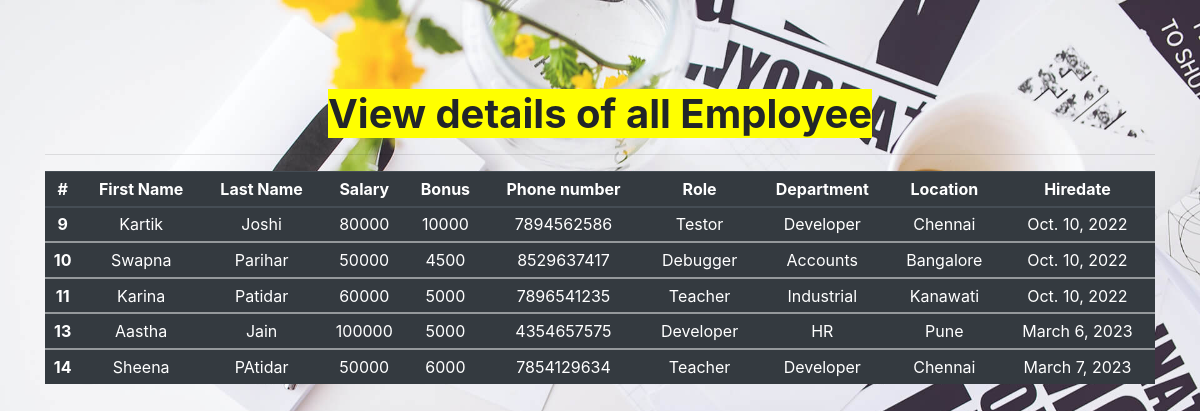
The app's page /all_emp with its own data.
### emp_app/models.py (models this page shows, shortened)
class Employee(models.Model):
    first_name=models.CharField(max_length=100,null=False)
    last_name=models.CharField(max_length=100)
    dept=models.ForeignKey(Department,on_delete=models.CASCADE)
    salary=models.IntegerField(default=0)
    bonus=models.IntegerField(default=0)
    role=models.ForeignKey(Role,on_delete=models.CASCADE)
    phone=models.IntegerField(default=0)
    hire_date=models.DateField()
    def __str__(self):
        return "%s %s %s" %(self.first_name,self.last_name,self.phone)

class Role(models.Model):
    name=models.CharField(max_length=100,null=False)

class Department(models.Model):
    name=models.CharField(max_length=100,null=False)
    location=models.CharField(max_length=100)

### emp_app/views.py (the view)
# urls.py: path('all_emp',views.all_emp,name='all_emp'),
def all_emp(request):
    emps=Employee.objects.all()
    context={
        'emps':emps
    }
    print(context)
    return render(request,'all_emp.html',context)

### emp_app/templates/all_emp.html (shortened to what this page needs)
{% load static %}
<!doctype html>
<html lang="en">
  <head>
    <link rel="stylesheet" href="https://cdn.jsdelivr.net/npm/bootstrap@4.3.1/dist/css/bootstrap.min.css">
    </head>
    <body>
    <div class="container" style="text-align: center;
    margin-top: 90px;">
        <h1><b style="background-color:yellow;">View details of all Employee</b></h1>
        <hr>
        <table class="table table-sm table-dark">
            <thead>
              <tr>
                <th scope="col">#</th>
                <th scope="col">First Name</th>
                <th scope="col">Last Name</th>
                <th scope="col">Salary</th>
                <th scope="col">Bonus</th>
                <th scope="col">Phone number</th>
                <th scope="col">Role</th>
                <th scope="col">Department</th>
                <th scope="col">Location</th>
                <th scope="col">Hiredate</th>
              </tr>
            </thead>
                {% for emp in emps %}
            <tbody>
              <tr>
                <th scope="row">{{emp.id}}</th>
                <td>{{emp.first_name}}</td>
                <td>{{emp.last_name}}</td>
                <td>{{emp.salary}}</td>
                <td>{{emp.bonus}}</td>
                <td>{{emp.phone}}</td>
                <td>{{emp.role.name}}</td>
                <td>{{emp.dept.name}}</td>
                <td>{{emp.dept.location}}</td>
                <td>{{emp.hire_date}}</td>
              </tr>
            </tbody>
                {% endfor %}
          </table>
    </div>
  </body>
</html>

### records on screen
Employee: id "9", first_name "Kartik", last_name "Joshi", salary "80000", bonus "10000", phone "7894562586", role.name "Testor", dept.name "Developer", dept.location "Chennai", hire_date "Oct. 10, 2022"
Employee: id "10", first_name "Swapna", last_name "Parihar", salary "50000", bonus "4500", phone "8529637417", role.name "Debugger", dept.name "Accounts", dept.location "Bangalore", hire_date "Oct. 10, 2022"
Employee: id "11", first_name "Karina", last_name "Patidar", salary "60000", bonus "5000", phone "7896541235", role.name "Teacher", dept.name "Industrial", dept.location "Kanawati", hire_date "Oct. 10, 2022"
Employee: id "13", first_name "Aastha", last_name "Jain", salary "100000", bonus "5000", phone "4354657575", role.name "Developer", dept.name "HR", dept.location "Pune", hire_date "March 6, 2023"
Employee: id "14", first_name "Sheena", last_name "PAtidar", salary "50000", bonus "6000", phone "7854129634", role.name "Teacher", dept.name "Developer", dept.location "Chennai", hire_date "March 7, 2023"
